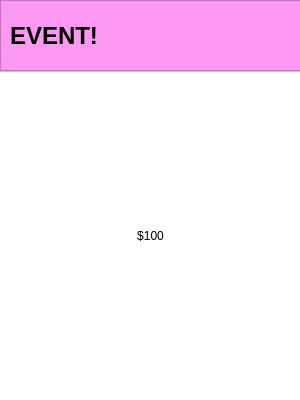
<?xml version="1.0" encoding="UTF-8"?>
<ui version="4.0">
 <class>TextPopupDialog</class>
 <widget class="QDialog" name="TextPopupDialog">
  <property name="geometry">
   <rect>
    <x>0</x>
    <y>0</y>
    <width>300</width>
    <height>400</height>
   </rect>
  </property>
  <property name="windowTitle">
   <string>Dialog</string>
  </property>
  <widget class="QGraphicsView" name="graphicsView">
   <property name="geometry">
    <rect>
     <x>0</x>
     <y>0</y>
     <width>301</width>
     <height>71</height>
    </rect>
   </property>
   <property name="styleSheet">
    <string notr="true">background-color: rgb(250, 152, 242)</string>
   </property>
  </widget>
  <widget class="QLabel" name="label">
   <property name="geometry">
    <rect>
     <x>10</x>
     <y>10</y>
     <width>141</width>
     <height>51</height>
    </rect>
   </property>
   <property name="font">
    <font>
     <pointsize>18</pointsize>
     <italic>false</italic>
     <bold>true</bold>
    </font>
   </property>
   <property name="text">
    <string>EVENT!</string>
   </property>
  </widget>
  <widget class="QTextBrowser" name="textBrowser">
   <property name="geometry">
    <rect>
     <x>-5</x>
     <y>71</y>
     <width>311</width>
     <height>341</height>
    </rect>
   </property>
   <property name="styleSheet">
    <string notr="true">background-color: rgb(255, 255, 255);</string>
   </property>
   <property name="html">
    <string>&lt;!DOCTYPE HTML PUBLIC &quot;-//W3C//DTD HTML 4.0//EN&quot; &quot;http://www.w3.org/TR/REC-html40/strict.dtd&quot;&gt;
&lt;html&gt;&lt;head&gt;&lt;meta name=&quot;qrichtext&quot; content=&quot;1&quot; /&gt;&lt;meta charset=&quot;utf-8&quot; /&gt;&lt;style type=&quot;text/css&quot;&gt;
p, li { white-space: pre-wrap; }
hr { height: 1px; border-width: 0; }
li.unchecked::marker { content: &quot;\2610&quot;; }
li.checked::marker { content: &quot;\2612&quot;; }
&lt;/style&gt;&lt;/head&gt;&lt;body style=&quot; font-family:'Segoe UI'; font-size:9pt; font-weight:400; font-style:normal;&quot;&gt;
&lt;p align=&quot;center&quot; style=&quot;-qt-paragraph-type:empty; margin-top:0px; margin-bottom:0px; margin-left:0px; margin-right:0px; -qt-block-indent:0; text-indent:0px;&quot;&gt;&lt;br /&gt;&lt;/p&gt;
&lt;p align=&quot;center&quot; style=&quot;-qt-paragraph-type:empty; margin-top:0px; margin-bottom:0px; margin-left:0px; margin-right:0px; -qt-block-indent:0; text-indent:0px; font-size:10pt; color:#000000;&quot;&gt;&lt;br /&gt;&lt;/p&gt;
&lt;p align=&quot;center&quot; style=&quot;-qt-paragraph-type:empty; margin-top:0px; margin-bottom:0px; margin-left:0px; margin-right:0px; -qt-block-indent:0; text-indent:0px; font-size:10pt;&quot;&gt;&lt;br /&gt;&lt;/p&gt;
&lt;p align=&quot;center&quot; style=&quot;-qt-paragraph-type:empty; margin-top:0px; margin-bottom:0px; margin-left:0px; margin-right:0px; -qt-block-indent:0; text-indent:0px;&quot;&gt;&lt;br /&gt;&lt;/p&gt;&lt;/body&gt;&lt;/html&gt;</string>
   </property>
  </widget>
  <widget class="QLabel" name="textLabel">
   <property name="geometry">
    <rect>
     <x>10</x>
     <y>80</y>
     <width>281</width>
     <height>311</height>
    </rect>
   </property>
   <property name="layoutDirection">
    <enum>Qt::LayoutDirection::LeftToRight</enum>
   </property>
   <property name="styleSheet">
    <string notr="true">color:black;</string>
   </property>
   <property name="text">
    <string>$100</string>
   </property>
   <property name="alignment">
    <set>Qt::AlignmentFlag::AlignCenter</set>
   </property>
  </widget>
 </widget>
 <resources/>
 <connections/>
</ui>
